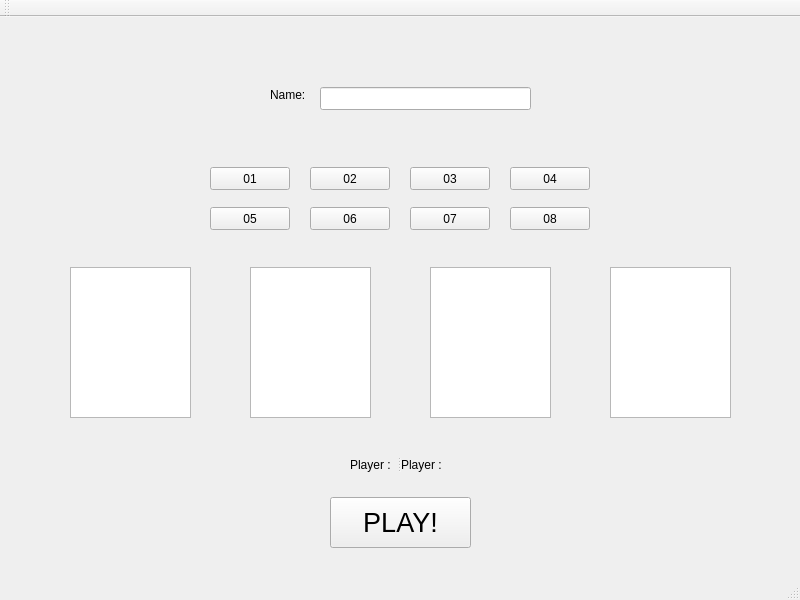
<?xml version="1.0" encoding="UTF-8"?>
<ui version="4.0">
 <class>MainWindow</class>
 <widget class="QMainWindow" name="MainWindow">
  <property name="geometry">
   <rect>
    <x>0</x>
    <y>0</y>
    <width>800</width>
    <height>600</height>
   </rect>
  </property>
  <property name="windowTitle">
   <string>F44026123</string>
  </property>
  <property name="windowIcon">
   <iconset>
    <normaloff>icon.png</normaloff>icon.png</iconset>
  </property>
  <widget class="QWidget" name="centralWidget">
   <widget class="QLabel" name="label">
    <property name="geometry">
     <rect>
      <x>270</x>
      <y>70</y>
      <width>40</width>
      <height>16</height>
     </rect>
    </property>
    <property name="text">
     <string>Name:</string>
    </property>
   </widget>
   <widget class="QLineEdit" name="lineEdit">
    <property name="geometry">
     <rect>
      <x>320</x>
      <y>70</y>
      <width>211</width>
      <height>23</height>
     </rect>
    </property>
   </widget>
   <widget class="QPushButton" name="card_3">
    <property name="geometry">
     <rect>
      <x>410</x>
      <y>150</y>
      <width>80</width>
      <height>23</height>
     </rect>
    </property>
    <property name="text">
     <string>03</string>
    </property>
   </widget>
   <widget class="QPushButton" name="card_1">
    <property name="geometry">
     <rect>
      <x>210</x>
      <y>150</y>
      <width>80</width>
      <height>23</height>
     </rect>
    </property>
    <property name="text">
     <string>01</string>
    </property>
   </widget>
   <widget class="QPushButton" name="card_2">
    <property name="geometry">
     <rect>
      <x>310</x>
      <y>150</y>
      <width>80</width>
      <height>23</height>
     </rect>
    </property>
    <property name="text">
     <string>02</string>
    </property>
   </widget>
   <widget class="QPushButton" name="card_4">
    <property name="geometry">
     <rect>
      <x>510</x>
      <y>150</y>
      <width>80</width>
      <height>23</height>
     </rect>
    </property>
    <property name="text">
     <string>04</string>
    </property>
   </widget>
   <widget class="QPushButton" name="card_5">
    <property name="geometry">
     <rect>
      <x>210</x>
      <y>190</y>
      <width>80</width>
      <height>23</height>
     </rect>
    </property>
    <property name="text">
     <string>05</string>
    </property>
   </widget>
   <widget class="QPushButton" name="card_6">
    <property name="geometry">
     <rect>
      <x>310</x>
      <y>190</y>
      <width>80</width>
      <height>23</height>
     </rect>
    </property>
    <property name="text">
     <string>06</string>
    </property>
   </widget>
   <widget class="QPushButton" name="card_7">
    <property name="geometry">
     <rect>
      <x>410</x>
      <y>190</y>
      <width>80</width>
      <height>23</height>
     </rect>
    </property>
    <property name="text">
     <string>07</string>
    </property>
   </widget>
   <widget class="QPushButton" name="card_8">
    <property name="geometry">
     <rect>
      <x>510</x>
      <y>190</y>
      <width>80</width>
      <height>23</height>
     </rect>
    </property>
    <property name="text">
     <string>08</string>
    </property>
   </widget>
   <widget class="QTextBrowser" name="card_display_1">
    <property name="geometry">
     <rect>
      <x>70</x>
      <y>250</y>
      <width>121</width>
      <height>151</height>
     </rect>
    </property>
   </widget>
   <widget class="QTextBrowser" name="card_display_2">
    <property name="geometry">
     <rect>
      <x>250</x>
      <y>250</y>
      <width>121</width>
      <height>151</height>
     </rect>
    </property>
   </widget>
   <widget class="QTextBrowser" name="card_display_3">
    <property name="geometry">
     <rect>
      <x>430</x>
      <y>250</y>
      <width>121</width>
      <height>151</height>
     </rect>
    </property>
   </widget>
   <widget class="QTextBrowser" name="card_display_4">
    <property name="geometry">
     <rect>
      <x>610</x>
      <y>250</y>
      <width>121</width>
      <height>151</height>
     </rect>
    </property>
   </widget>
   <widget class="QPushButton" name="playButton">
    <property name="geometry">
     <rect>
      <x>330</x>
      <y>480</y>
      <width>141</width>
      <height>51</height>
     </rect>
    </property>
    <property name="font">
     <font>
      <pointsize>20</pointsize>
      <kerning>true</kerning>
     </font>
    </property>
    <property name="text">
     <string>PLAY!</string>
    </property>
   </widget>
   <widget class="QSplitter" name="splitter">
    <property name="geometry">
     <rect>
      <x>350</x>
      <y>440</y>
      <width>98</width>
      <height>15</height>
     </rect>
    </property>
    <property name="orientation">
     <enum>Qt::Horizontal</enum>
    </property>
    <widget class="QLabel" name="label2">
     <property name="text">
      <string>Player : </string>
     </property>
    </widget>
    <widget class="QLabel" name="player">
     <property name="text">
      <string>Player : </string>
     </property>
    </widget>
   </widget>
  </widget>
  <widget class="QMenuBar" name="menuBar">
   <property name="geometry">
    <rect>
     <x>0</x>
     <y>0</y>
     <width>800</width>
     <height>20</height>
    </rect>
   </property>
  </widget>
  <widget class="QToolBar" name="mainToolBar">
   <attribute name="toolBarArea">
    <enum>TopToolBarArea</enum>
   </attribute>
   <attribute name="toolBarBreak">
    <bool>false</bool>
   </attribute>
  </widget>
  <widget class="QStatusBar" name="statusBar"/>
 </widget>
 <layoutdefault spacing="6" margin="11"/>
 <resources/>
 <connections/>
</ui>
